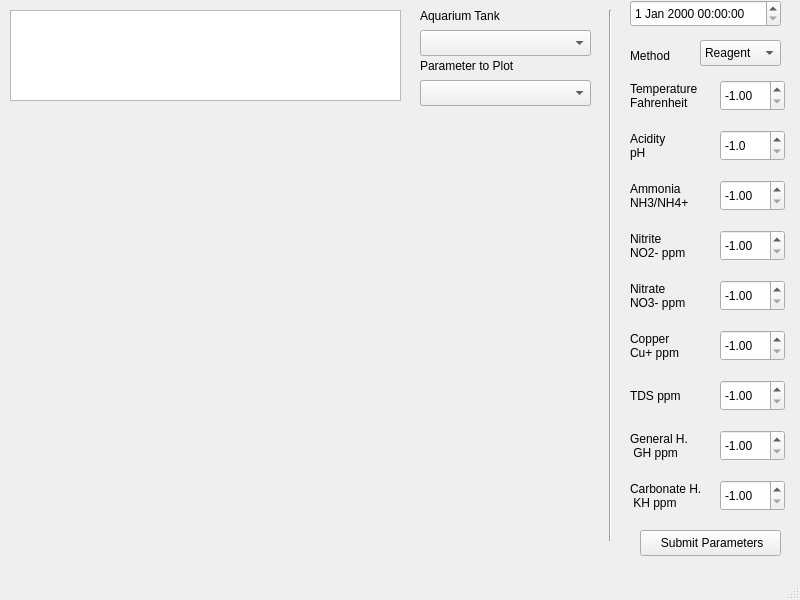
<?xml version="1.0" encoding="UTF-8"?>
<ui version="4.0">
 <class>MainWindow</class>
 <widget class="QMainWindow" name="MainWindow">
  <property name="geometry">
   <rect>
    <x>0</x>
    <y>0</y>
    <width>800</width>
    <height>600</height>
   </rect>
  </property>
  <property name="windowTitle">
   <string>Aqua Logger</string>
  </property>
  <widget class="QWidget" name="centralwidget">
   <widget class="QComboBox" name="p_tank">
    <property name="geometry">
     <rect>
      <x>420</x>
      <y>30</y>
      <width>171</width>
      <height>26</height>
     </rect>
    </property>
    <property name="toolTip">
     <string extracomment="Select Tank..."/>
    </property>
   </widget>
   <widget class="QComboBox" name="p_method">
    <property name="geometry">
     <rect>
      <x>700</x>
      <y>40</y>
      <width>81</width>
      <height>26</height>
     </rect>
    </property>
    <item>
     <property name="text">
      <string>Reagent</string>
     </property>
    </item>
    <item>
     <property name="text">
      <string>Strip</string>
     </property>
    </item>
   </widget>
   <widget class="QDateTimeEdit" name="p_datetime">
    <property name="geometry">
     <rect>
      <x>630</x>
      <y>0</y>
      <width>151</width>
      <height>27</height>
     </rect>
    </property>
   </widget>
   <widget class="QPushButton" name="submit_parameters_button">
    <property name="geometry">
     <rect>
      <x>640</x>
      <y>530</y>
      <width>141</width>
      <height>26</height>
     </rect>
    </property>
    <property name="text">
     <string> Submit Parameters</string>
    </property>
   </widget>
   <widget class="QGraphicsView" name="logo">
    <property name="geometry">
     <rect>
      <x>10</x>
      <y>10</y>
      <width>391</width>
      <height>91</height>
     </rect>
    </property>
   </widget>
   <widget class="QLabel" name="label">
    <property name="geometry">
     <rect>
      <x>630</x>
      <y>70</y>
      <width>81</width>
      <height>51</height>
     </rect>
    </property>
    <property name="text">
     <string>Temperature
Fahrenheit</string>
    </property>
   </widget>
   <widget class="QLabel" name="label_2">
    <property name="geometry">
     <rect>
      <x>630</x>
      <y>120</y>
      <width>81</width>
      <height>51</height>
     </rect>
    </property>
    <property name="text">
     <string>Acidity
pH</string>
    </property>
   </widget>
   <widget class="QLabel" name="label_3">
    <property name="geometry">
     <rect>
      <x>630</x>
      <y>220</y>
      <width>81</width>
      <height>51</height>
     </rect>
    </property>
    <property name="text">
     <string>Nitrite
NO2- ppm</string>
    </property>
   </widget>
   <widget class="QLabel" name="label_4">
    <property name="geometry">
     <rect>
      <x>630</x>
      <y>170</y>
      <width>81</width>
      <height>51</height>
     </rect>
    </property>
    <property name="text">
     <string>Ammonia
NH3/NH4+</string>
    </property>
   </widget>
   <widget class="QLabel" name="label_5">
    <property name="geometry">
     <rect>
      <x>630</x>
      <y>420</y>
      <width>81</width>
      <height>51</height>
     </rect>
    </property>
    <property name="text">
     <string>General H.
 GH ppm</string>
    </property>
   </widget>
   <widget class="QLabel" name="label_6">
    <property name="geometry">
     <rect>
      <x>630</x>
      <y>320</y>
      <width>81</width>
      <height>51</height>
     </rect>
    </property>
    <property name="text">
     <string>Copper
Cu+ ppm</string>
    </property>
   </widget>
   <widget class="QLabel" name="label_7">
    <property name="geometry">
     <rect>
      <x>630</x>
      <y>370</y>
      <width>81</width>
      <height>51</height>
     </rect>
    </property>
    <property name="text">
     <string>TDS ppm</string>
    </property>
   </widget>
   <widget class="QLabel" name="label_8">
    <property name="geometry">
     <rect>
      <x>630</x>
      <y>270</y>
      <width>81</width>
      <height>51</height>
     </rect>
    </property>
    <property name="text">
     <string>Nitrate
NO3- ppm</string>
    </property>
   </widget>
   <widget class="QLabel" name="label_9">
    <property name="geometry">
     <rect>
      <x>630</x>
      <y>470</y>
      <width>81</width>
      <height>51</height>
     </rect>
    </property>
    <property name="text">
     <string>Carbonate H.
 KH ppm</string>
    </property>
   </widget>
   <widget class="QLabel" name="label_10">
    <property name="geometry">
     <rect>
      <x>630</x>
      <y>30</y>
      <width>81</width>
      <height>51</height>
     </rect>
    </property>
    <property name="text">
     <string>Method</string>
    </property>
   </widget>
   <widget class="Line" name="line">
    <property name="geometry">
     <rect>
      <x>600</x>
      <y>10</y>
      <width>20</width>
      <height>531</height>
     </rect>
    </property>
    <property name="orientation">
     <enum>Qt::Vertical</enum>
    </property>
   </widget>
   <widget class="QLabel" name="label_11">
    <property name="geometry">
     <rect>
      <x>420</x>
      <y>0</y>
      <width>171</width>
      <height>31</height>
     </rect>
    </property>
    <property name="text">
     <string>Aquarium Tank</string>
    </property>
   </widget>
   <widget class="QLabel" name="label_12">
    <property name="geometry">
     <rect>
      <x>420</x>
      <y>50</y>
      <width>171</width>
      <height>31</height>
     </rect>
    </property>
    <property name="text">
     <string>Parameter to Plot</string>
    </property>
   </widget>
   <widget class="QComboBox" name="p_parameter">
    <property name="geometry">
     <rect>
      <x>420</x>
      <y>80</y>
      <width>171</width>
      <height>26</height>
     </rect>
    </property>
    <property name="toolTip">
     <string extracomment="Select Tank..."/>
    </property>
   </widget>
   <widget class="QDoubleSpinBox" name="p_tempf">
    <property name="geometry">
     <rect>
      <x>720</x>
      <y>80</y>
      <width>65</width>
      <height>31</height>
     </rect>
    </property>
    <property name="minimum">
     <double>-1.000000000000000</double>
    </property>
    <property name="maximum">
     <double>150.000000000000000</double>
    </property>
    <property name="value">
     <double>-1.000000000000000</double>
    </property>
   </widget>
   <widget class="QDoubleSpinBox" name="p_ph">
    <property name="geometry">
     <rect>
      <x>720</x>
      <y>130</y>
      <width>65</width>
      <height>31</height>
     </rect>
    </property>
    <property name="decimals">
     <number>1</number>
    </property>
    <property name="minimum">
     <double>-1.000000000000000</double>
    </property>
    <property name="maximum">
     <double>14.000000000000000</double>
    </property>
    <property name="value">
     <double>-1.000000000000000</double>
    </property>
   </widget>
   <widget class="QDoubleSpinBox" name="p_ammonia">
    <property name="geometry">
     <rect>
      <x>720</x>
      <y>180</y>
      <width>65</width>
      <height>31</height>
     </rect>
    </property>
    <property name="minimum">
     <double>-1.000000000000000</double>
    </property>
    <property name="maximum">
     <double>10.000000000000000</double>
    </property>
    <property name="singleStep">
     <double>0.250000000000000</double>
    </property>
    <property name="value">
     <double>-1.000000000000000</double>
    </property>
   </widget>
   <widget class="QDoubleSpinBox" name="p_nitrite">
    <property name="geometry">
     <rect>
      <x>720</x>
      <y>230</y>
      <width>65</width>
      <height>31</height>
     </rect>
    </property>
    <property name="minimum">
     <double>-1.000000000000000</double>
    </property>
    <property name="maximum">
     <double>10.000000000000000</double>
    </property>
    <property name="singleStep">
     <double>0.100000000000000</double>
    </property>
    <property name="value">
     <double>-1.000000000000000</double>
    </property>
   </widget>
   <widget class="QDoubleSpinBox" name="p_nitrate">
    <property name="geometry">
     <rect>
      <x>720</x>
      <y>280</y>
      <width>65</width>
      <height>31</height>
     </rect>
    </property>
    <property name="minimum">
     <double>-1.000000000000000</double>
    </property>
    <property name="maximum">
     <double>200.000000000000000</double>
    </property>
    <property name="singleStep">
     <double>1.000000000000000</double>
    </property>
    <property name="value">
     <double>-1.000000000000000</double>
    </property>
   </widget>
   <widget class="QDoubleSpinBox" name="p_cu">
    <property name="geometry">
     <rect>
      <x>720</x>
      <y>330</y>
      <width>65</width>
      <height>31</height>
     </rect>
    </property>
    <property name="minimum">
     <double>-1.000000000000000</double>
    </property>
    <property name="maximum">
     <double>5.000000000000000</double>
    </property>
    <property name="singleStep">
     <double>0.250000000000000</double>
    </property>
    <property name="value">
     <double>-1.000000000000000</double>
    </property>
   </widget>
   <widget class="QDoubleSpinBox" name="p_tds">
    <property name="geometry">
     <rect>
      <x>720</x>
      <y>380</y>
      <width>65</width>
      <height>31</height>
     </rect>
    </property>
    <property name="minimum">
     <double>-1.000000000000000</double>
    </property>
    <property name="maximum">
     <double>500.000000000000000</double>
    </property>
    <property name="value">
     <double>-1.000000000000000</double>
    </property>
   </widget>
   <widget class="QDoubleSpinBox" name="p_gh">
    <property name="geometry">
     <rect>
      <x>720</x>
      <y>430</y>
      <width>65</width>
      <height>31</height>
     </rect>
    </property>
    <property name="minimum">
     <double>-1.000000000000000</double>
    </property>
    <property name="maximum">
     <double>300.000000000000000</double>
    </property>
    <property name="value">
     <double>-1.000000000000000</double>
    </property>
   </widget>
   <widget class="QDoubleSpinBox" name="p_kh">
    <property name="geometry">
     <rect>
      <x>720</x>
      <y>480</y>
      <width>65</width>
      <height>31</height>
     </rect>
    </property>
    <property name="minimum">
     <double>-1.000000000000000</double>
    </property>
    <property name="maximum">
     <double>300.000000000000000</double>
    </property>
    <property name="value">
     <double>-1.000000000000000</double>
    </property>
   </widget>
   <widget class="QWidget" name="plot_widget" native="true">
    <property name="geometry">
     <rect>
      <x>10</x>
      <y>120</y>
      <width>581</width>
      <height>421</height>
     </rect>
    </property>
   </widget>
  </widget>
  <widget class="QMenuBar" name="menubar">
   <property name="geometry">
    <rect>
     <x>0</x>
     <y>0</y>
     <width>800</width>
     <height>23</height>
    </rect>
   </property>
  </widget>
  <widget class="QStatusBar" name="statusbar"/>
 </widget>
 <resources/>
 <connections/>
</ui>
